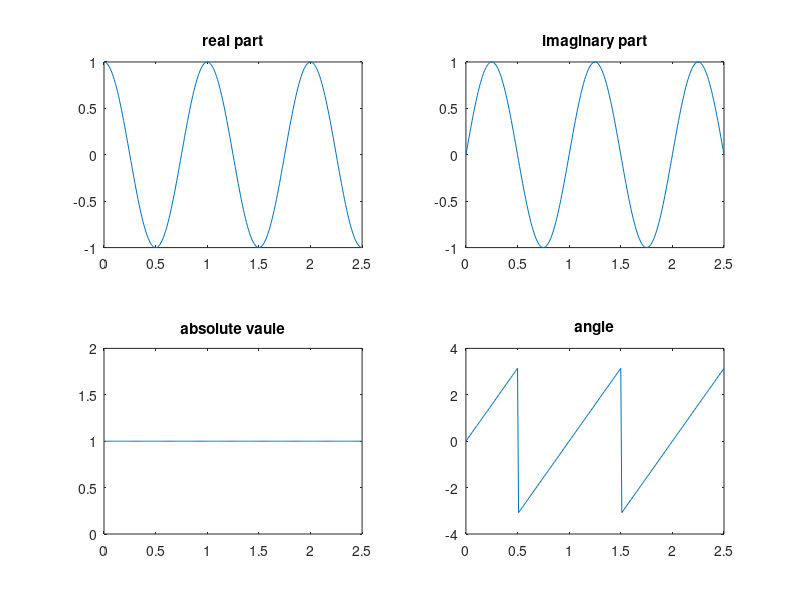

This chart was generated by the following MATLAB code:
%Problem3b
clear
clc
dt = 0.01; 
et = 2.5;
t = 0:dt:et;
x = exp(1j*2*pi*t);
real_x=real(x);
imag_x=imag(x);
abs_x=abs(x);
angle_x=angle(x);
figure;
subplot(2,2,1);
plot(t,real_x);title('real part');
subplot(2,2,2);
plot(t,imag_x);title('imaginary part');
subplot(2,2,3);
plot(t,abs_x);title('absolute vaule');
axis([0 et 0 2]);
subplot(2,2,4);
plot(t,angle_x);title('angle');